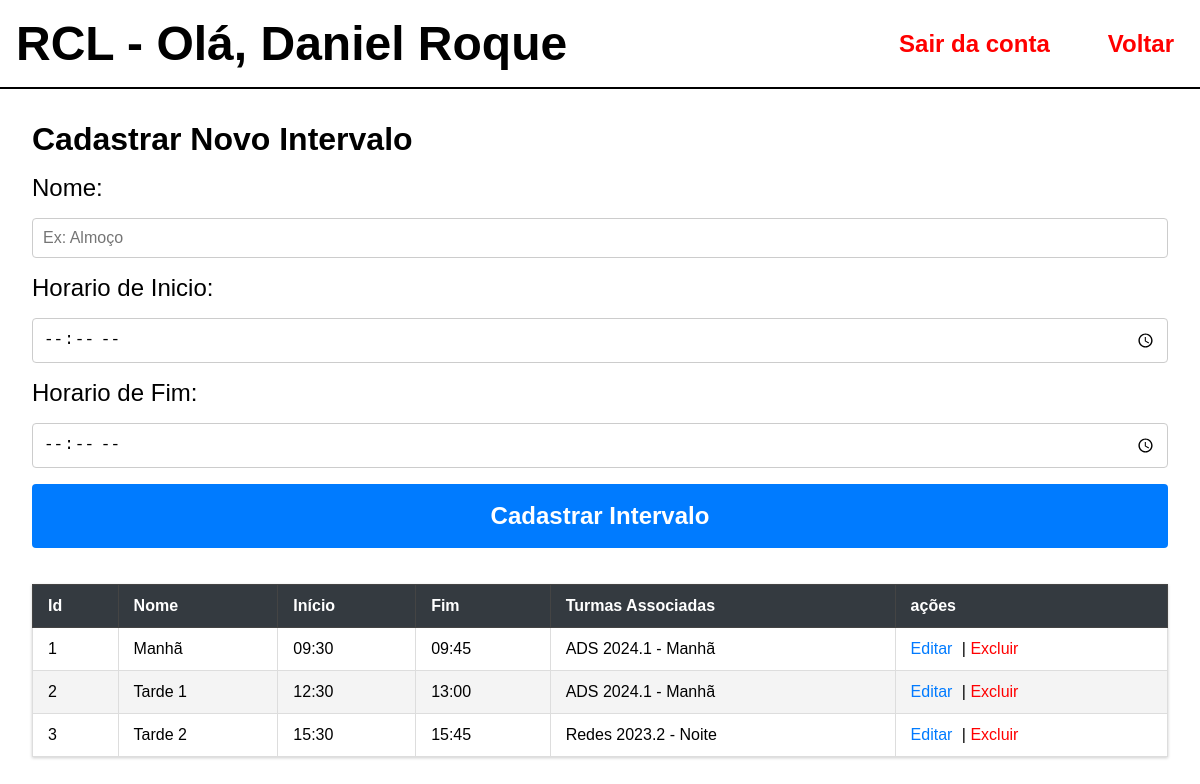
Screenshot of /EmployeeLayer/gerenciar_intervalos.php (signed in) with the database file from the repository.
### tables this page shows
CREATE TABLE Intervalos (
    id_intervalo INT AUTO_INCREMENT PRIMARY KEY,
    nome VARCHAR(50) NOT NULL,
    horario_inicio TIME NOT NULL,
    horario_fim TIME NOT NULL,
    
    created_by INT NOT NULL,
    created_at DATETIME NOT NULL DEFAULT CURRENT_TIMESTAMP,

    update_by INT NULL, 
    updated_at DATETIME DEFAULT CURRENT_TIMESTAMP ON UPDATE CURRENT_TIMESTAMP,

    CONSTRAINT fk_intervalos_created_by
        FOREIGN KEY (created_by) REFERENCES Funcionarios(id_funcionario)
        ON UPDATE CASCADE
        ON DELETE RESTRICT,

    CONSTRAINT fk_intervalos_update_by 
        FOREIGN KEY (update_by) REFERENCES Funcionarios(id_funcionario)
        ON UPDATE CASCADE
        ON DELETE SET NULL 
);

### EmployeeLayer/gerenciar_intervalos.php (the view, shortened to what this page needs)
<?php
$em_edicao = false;
$sql_tabela = "
    SELECT
        I.id_intervalo,
        I.nome,
        I.horario_inicio,
        I.horario_fim,
        GROUP_CONCAT(T.nome_turma SEPARATOR ', ') AS turmas_associadas
    FROM
        intervalos I
    LEFT JOIN
        turma_intervalo TI ON I.id_intervalo = TI.id_intervalo
    LEFT JOIN
        turmas T ON TI.id_turma = T.id_turma
    GROUP BY
        I.id_intervalo, I.horario_inicio, I.horario_fim
    ORDER BY
        I.horario_inicio ASC
";
try {
    $pdo = conectar();
    $stmt = $pdo->query($sql_tabela);
    $resultados = $stmt->fetchAll();
} catch (Exception $e) {
    die("Erro ao carregar dados: " . $e->getMessage());
}
?>
<html lang="pt-BR">
<head>
</head>
<body>
    <header>
        <div>RCL - Olá, <?php echo $_SESSION['funcionario_nome']?></div>
        <div>
            <a href="../logout.php">Sair da conta</a>
            <a href="home.php">Voltar</a>
        </div>
    </header>
    <main>
        <form method="POST" action="gerenciar_intervalos.php<?php if ($em_edicao) echo '?acao=editar&id=' . $intervalo_edicao['id_intervalo']; ?>">
            <h1><?php echo $em_edicao ? 'Editar Intervalo' : 'Cadastrar Novo Intervalo'; ?></h1>
            <div class="inputs">
                <label for="nome">Nome:</label>
                <input type="text" name="nome" placeholder="Ex: Almoço" required value="<?php echo htmlspecialchars($intervalo_edicao['nome'] ?? ''); ?>">
                <label>Horario de Inicio:</label>
                <input type="time" name="horario_inicio" required value="<?php echo htmlspecialchars($intervalo_edicao['horario_inicio'] ?? ''); ?>">
                <label>Horario de Fim:</label>
                <input type="time" name="horario_fim" required value="<?php echo htmlspecialchars($intervalo_edicao['horario_fim'] ?? ''); ?>">
                <button type="submit"><?php echo $em_edicao ? 'Atualizar Intervalo' : 'Cadastrar Intervalo'; ?></button>
            </div>
        </form>
        <table>
            <thead>
                <tr>
                    <th>Id</th>
                    <th>Nome</th>
                    <th>Início</th>
                    <th>Fim</th>
                    <th>Turmas Associadas</th>
                    <th>ações</th>
                </tr>
            </thead>
            <tbody>
                <?php foreach ($resultados as $linha): ?>
                <tr>
                    <td><?= htmlspecialchars($linha['id_intervalo']) ?></td>
                    <td><?= htmlspecialchars($linha['nome']) ?></td>
                    <td><?= htmlspecialchars(substr($linha['horario_inicio'], 0, 5)) ?></td>
                    <td><?= htmlspecialchars(substr($linha['horario_fim'], 0, 5)) ?></td>
                    <td>
                        <?php
                            if ($linha['turmas_associadas']):
                                echo htmlspecialchars($linha['turmas_associadas']);
                            else:
                                echo 'Nenhuma';
                            endif;
                        ?>
                    </td>
                    <td>
                        <a href="gerenciar_intervalos.php?acao=editar&id=<?php echo (int)$linha['id_intervalo']; ?>">Editar</a> |
                        <a class="red" href="gerenciar_intervalos.php?acao=excluir&id=<?php echo (int)$linha['id_intervalo']; ?>" onclick="return confirm('Tem certeza que deseja excluir?');">Excluir</a>
                    </td>
                </tr>
                <?php endforeach; ?>
            </tbody>
        </table>
    </main>
</body>
</html>

### EmployeeLayer/gerenciar_intervalos.php (style rules this page uses)
* { margin: 0; padding: 0; box-sizing: border-box; }
main { padding: 2rem; }
body { margin: 0; font-family: Arial, sans-serif; background: #fff; }
header { width: 100%; padding: 1rem; font-size: 3rem; font-weight: bold; display: flex; justify-content: space-between; align-items: center; border-bottom: 2px solid #000; }
header div { display: flex; align-items: center; gap: 3rem; }
header a { color: red; text-decoration: none; font-size: 1.5rem; font-weight: bold; margin-right: 10px; }
.inputs { display: flex; flex-direction: column; }
.inputs label { font-size: 1.5rem; margin: 1rem 0; }
.inputs button { border-radius: 10px; border: 1px solid black; padding: 1rem; margin: 1rem 0; cursor: pointer; height: 4rem; font-size: 1.5rem; font-weight: 800; }
input[type="text"], input[type="time"] { padding: 10px; border: 1px solid #ccc; border-radius: 4px; font-size: 1rem; }
button[type="submit"] { padding: 10px 15px; background-color: #007bff; color: white; border: none; border-radius: 4px; cursor: pointer; font-weight: bold; transition: background-color 0.3s; }
table { width: 100%; border-collapse: collapse; box-shadow: 0 1px 3px rgba(0, 0, 0, 0.2); margin-top: 20px; background-color: white; }
thead tr { background-color: #343a40; color: white; }
th { padding: 12px 15px; text-align: left; border: 1px solid #444; font-weight: 600; }
tbody tr { border-bottom: 1px solid #ddd; transition: background-color 0.2s; }
tbody tr:nth-child(even) { background-color: #f4f4f4; }
td { padding: 12px 15px; text-align: left; border: 1px solid #ddd; vertical-align: middle; }
td a { color: #007bff; text-decoration: none; margin-right: 5px; }
.red { color: red; }

### rows the page displays
intervalos: id_intervalo "1", nome "Manhã", horario_inicio "09:30", horario_fim "09:45", turmas_associadas "ADS 2024.1 - Manhã"
intervalos: id_intervalo "2", nome "Tarde 1", horario_inicio "12:30", horario_fim "13:00", turmas_associadas "ADS 2024.1 - Manhã"
intervalos: id_intervalo "3", nome "Tarde 2", horario_inicio "15:30", horario_fim "15:45", turmas_associadas "Redes 2023.2 - Noite"

### other values shown
$_SESSION['funcionario_nome'] "Daniel Roque"
